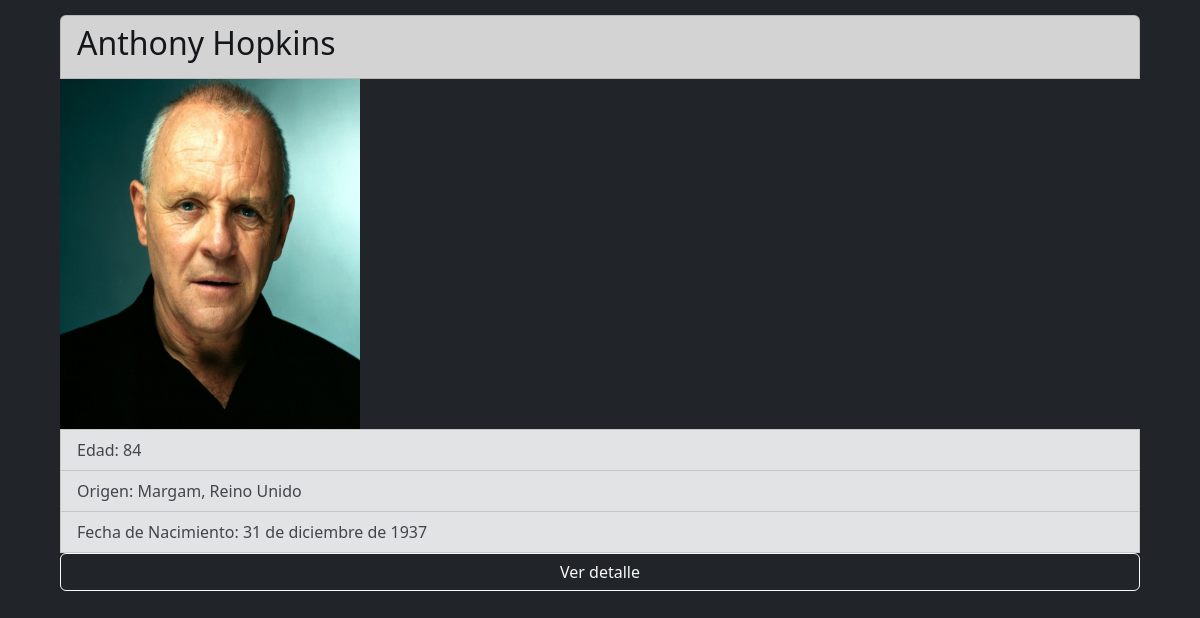
Before: /AppNQV/actores (lower part) with the older database file.
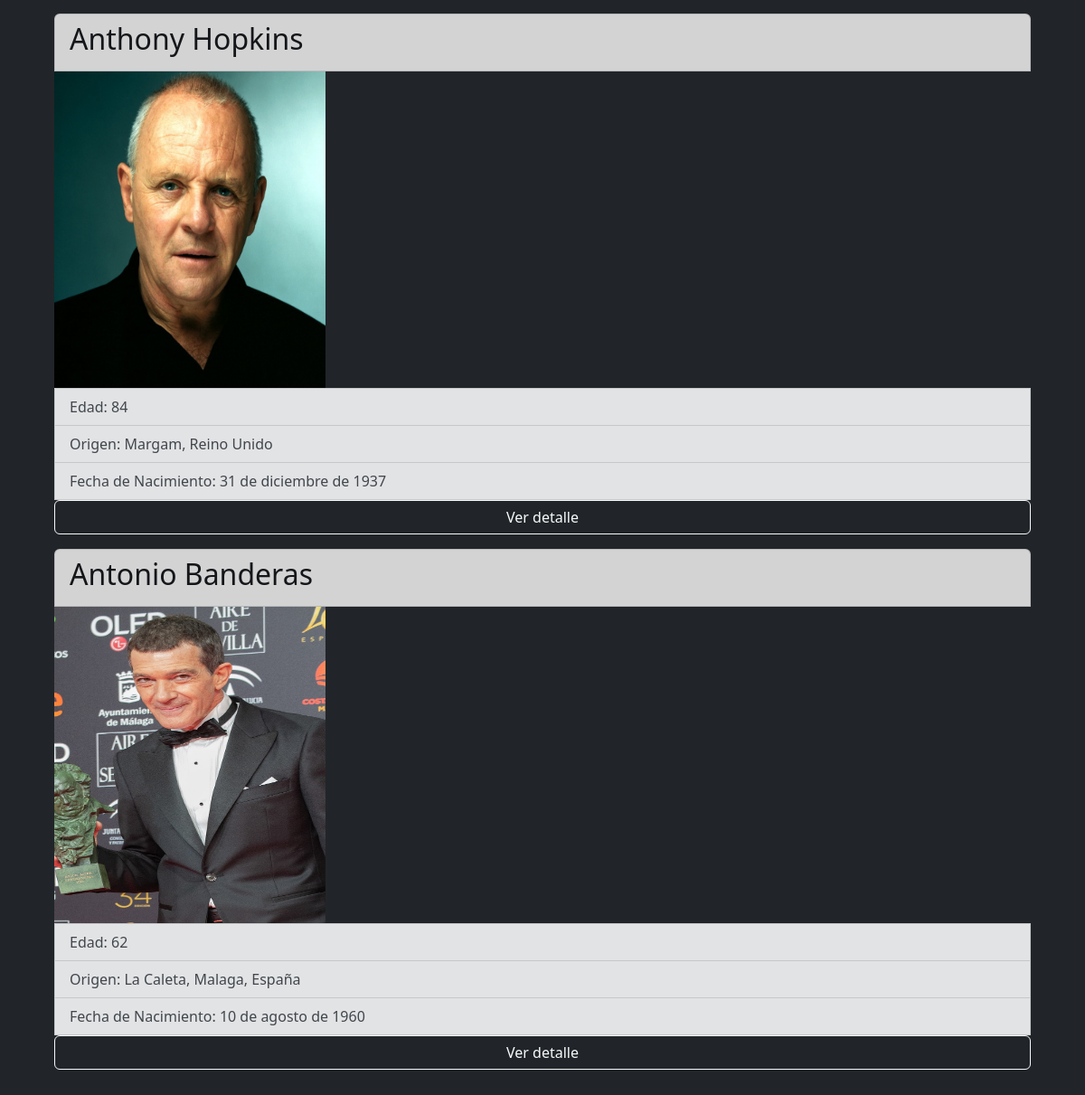
After: the same page with the newer database file.
### AppNQV/models.py (models this page shows)
class Actores(models.Model):
    nombre= models.CharField(max_length=40,blank=True, null=True)
    apellido= models.CharField(max_length=40, blank=True, null=True)
    edad= models.IntegerField(blank=True, null=True)
    origen= models.CharField(max_length=40, blank=True, null=True)
    fechaDeNacimiento= models.DateField(blank=True, null=True, verbose_name= 'Fecha de Nacimiento')
    imagen_actores= models.ImageField(upload_to= 'actores', blank=True, null=True, verbose_name= 'Imagen Actores')
    class Meta:
        verbose_name= 'actor'
        verbose_name_plural= 'actores'

### AppNQV/views.py (the view)
# urls.py: path('actores', views.actores),#listado actores
def actores(request):
    actores= Actores.objects.all()
    context = {'actores': actores}
    return render (request,'actores.html', context=context)

### templates/actores.html (shortened to what this page needs)
{% extends "padre.html" %}
{% load static %}
{% block contenidoQueCambia %}
<section class="bg-dark text-light p-5 ">
    <div class="container">
            {% for actor in actores %}
            <ul class="list-group">
                <li class="list-group-item list-group-item-dark"><h2>{{actor.nombre}} {{actor.apellido}}</h2></li>
                <img src="{{actor.imagen_actores.url}}" class="img" alt="" width="300" height="350">
                <li class="list-group-item list-group-item-secondary">Edad: {{actor.edad}}</li>
                <li class="list-group-item list-group-item-secondary">Origen: {{actor.origen}} </li>
                <li class="list-group-item list-group-item-secondary">Fecha de Nacimiento: {{actor.fechaDeNacimiento}} </li>
                <a href="/AppNQV/actores-detalle/{{actor.id}}/" class="btn btn-outline-light">Ver detalle</a>
            </ul>
            {% endfor %}
        </div>
</section>
{% endblock %}

### templates/padre.html (shortened to what this page needs)
<!DOCTYPE html>
<html lang="en">
<head>
    <link href="https://cdn.jsdelivr.net/npm/bootstrap@5.2.0-beta1/dist/css/bootstrap.min.css" rel="stylesheet">
</head>
<body>
    {% block contenidoQueCambia %}{% endblock %}
</body>
</html>

Changed rows visible on the page:
added Actores: nombre "Antonio", apellido "Banderas", imagen_actores (picture), edad "62", origen "La Caleta, Malaga, España", fechaDeNacimiento "10 de agosto de 1960"
